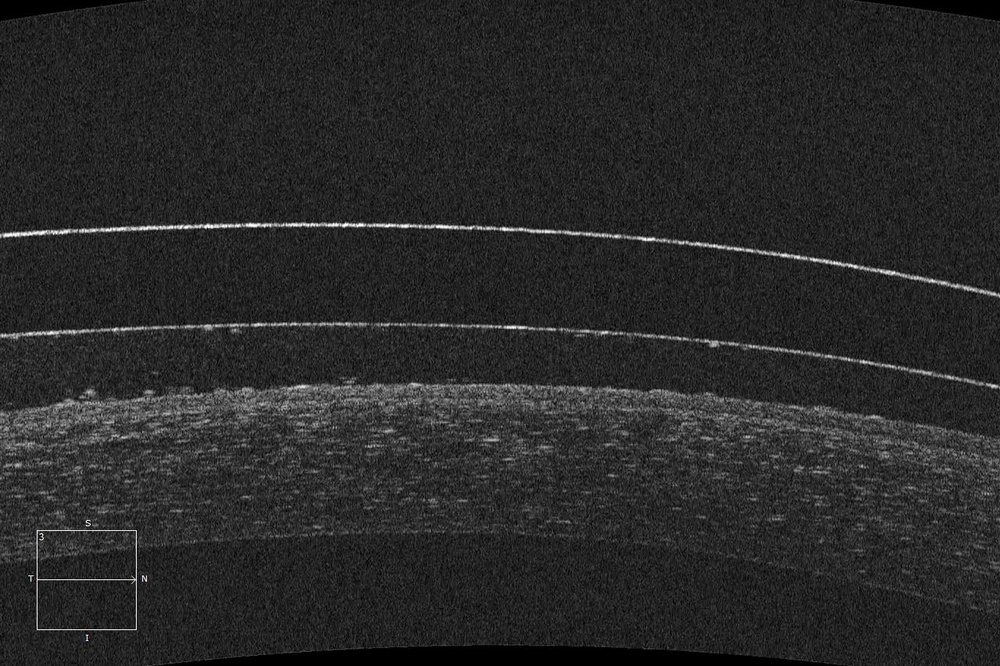
#> input picture ANALISIS_IMAGENES_BIOMEDICAS/P_F_2/Dataset/im1.jpeg, 1000 x 666 px, shrunk from 1280 x 853 before the run; its folder holds only this picture in this run
$ python 'SánchezGarcía_Pedro_código_práctica2.py'
#> lines starting #> are read from the running program, lines starting #| are printed output that depends on the picture
#       Análisis de Imágenes Biomédicas: Práctica 2
#   Máster en Bioinformática para las Ciencias de la Salud
#                       Curso 2021/2022
#                    Pedro Sánchez García

from matplotlib import pyplot as plt
import numpy as np
import cv2
import glob
import os

# Importación de las imágenes del dataset proporcionado:
images = [(os.path.basename(file), cv2.imread(file,cv2.IMREAD_GRAYSCALE)) for file in glob.glob("dataset/*.*")]
print('\t Imagen \t\t Distancia media \t Desviación estándar')

# Implementación de la metodología planteada en las imágenes del dataset proporcionado:
for element in images:
    nombre = element[0]
    i = element[1]
    clahe = cv2.createCLAHE(clipLimit=2.0, tileGridSize=(21,21)) # Ecualización local
    eq = clahe.apply(i)
    gaussian = cv2.GaussianBlur(eq, (21,17), 0) # Suavizado con filtro gaussiano
    canny = cv2.Canny(gaussian,20,90) # Filtro de Canny con umbrales mínimo/máximo de 20/90

    # Se muestra un plot con los resultados alcanzados en cada fase:
    f, axarr = plt.subplots(1,4)
    axarr[0].imshow(i, cmap='gray')
    axarr[0].set_title(nombre)
    axarr[1].imshow(eq, cmap='gray')
    axarr[1].set_title('Ecualización local')
    axarr[2].imshow(gaussian, cmap='gray')
    axarr[2].set_title('Filtro gaussiano')
    axarr[3].imshow(canny, cmap='gray')
    axarr[3].set_title('Canny')

    # Cálculo de las distancias entre la región anterior de la córnea y la región anterior de la lente:
    distancias = []
    for i in range (0,len(canny[0,:])):
        columna_canny = canny[:,i]
        blanco = np.where(columna_canny==255)
        distancia = blanco[0][4]-blanco[0][0]
        distancias.append(distancia)
        distancia_media = round(np.mean(distancias),2)
        std_distancia = round(np.std(distancias),2)
    print('\n \t {0} \t {1} \t\t\t {2}'.format(nombre, distancia_media, std_distancia))
    axarr[3].set_xlabel('Distancia: {0} ± {1}'.format(distancia_media, std_distancia))
    plt.show()
#> this loop made 1 pass
#> nombre on pass 1: 'im1.jpeg'
#|  	 im1.jpeg 	 208.33 			 85.2
#> pass 1, `eq = clahe.apply(i)`:
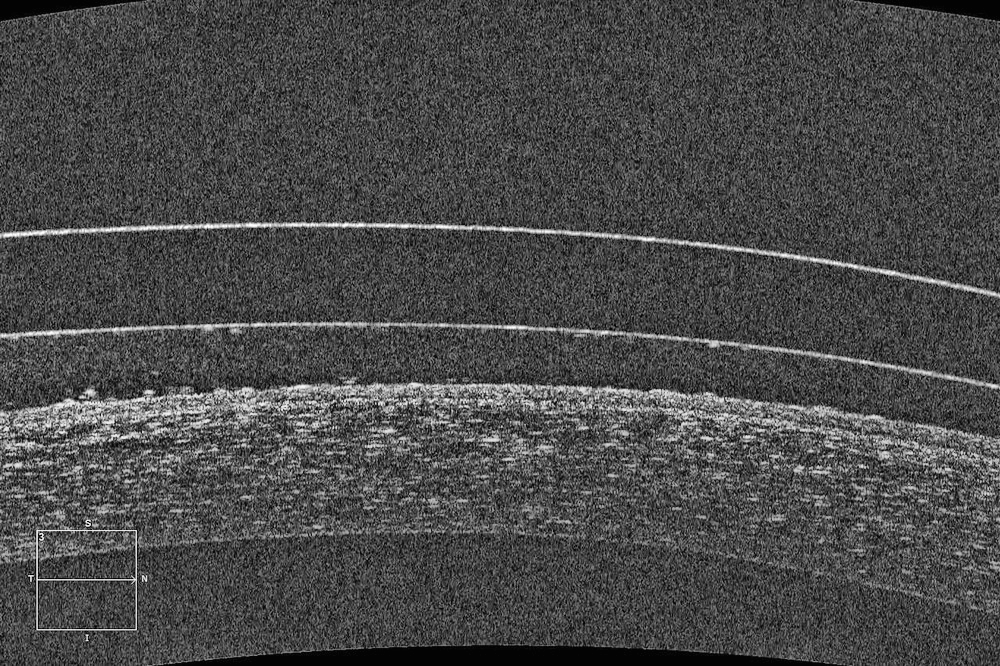
#> eq: shape (666, 1000); min 0, max 255, mean 73.8
#> pass 1, `gaussian = cv2.GaussianBlur(eq, (21,17), 0)`:
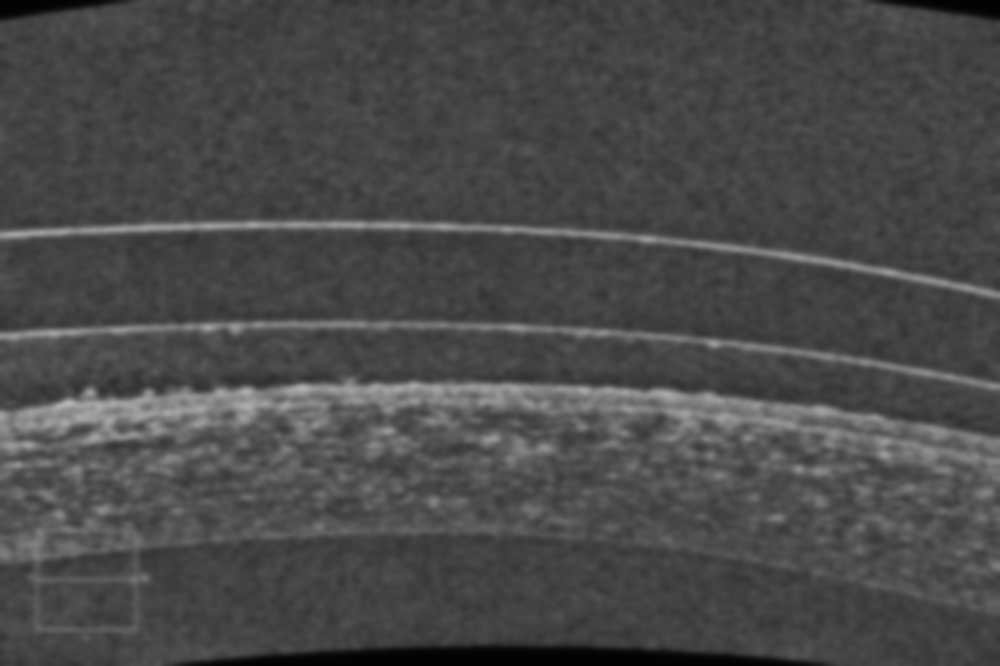
#> gaussian: shape (666, 1000); min 3, max 182, mean 73.8
#> pass 1, `canny = cv2.Canny(gaussian,20,90)`:
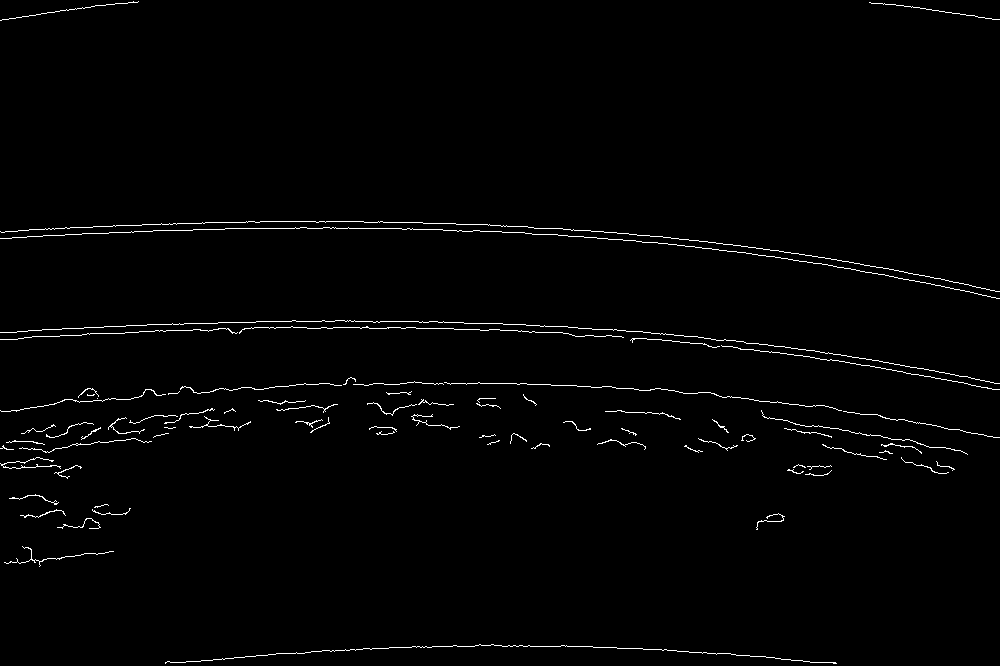
#> canny: shape (666, 1000); 1.3% white in thin lines or dots
#> pass 1, `plt.show()`:
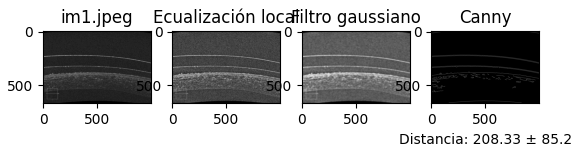
#> figure drawn by matplotlib, 4 panels

$ run again, on ANALISIS_IMAGENES_BIOMEDICAS/P_F_2/Dataset/im2.jpeg
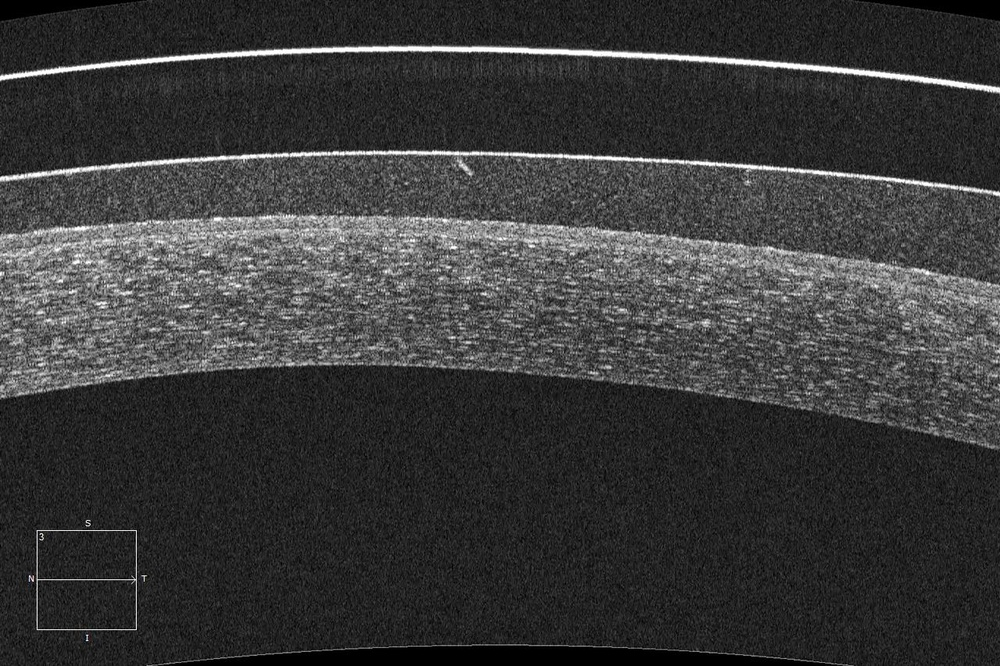
#> input picture ANALISIS_IMAGENES_BIOMEDICAS/P_F_2/Dataset/im2.jpeg, 1000 x 666 px, shrunk from 1280 x 853 before the run
#> the loop `for element in images:` made 1 pass
#> nombre on pass 1: 'im2.jpeg'
#> (printed output is left out)
#> pass 1, `canny = cv2.Canny(gaussian,20,90)`:
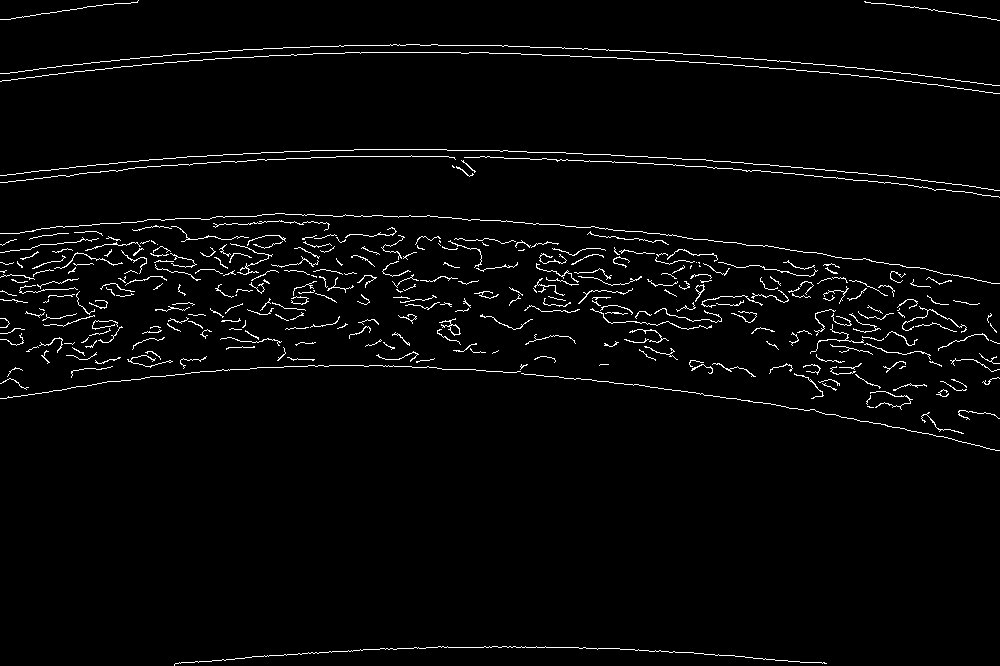
#> canny: shape (666, 1000); 2.7% white in thin lines or dots
#> pass 1, `plt.show()`:
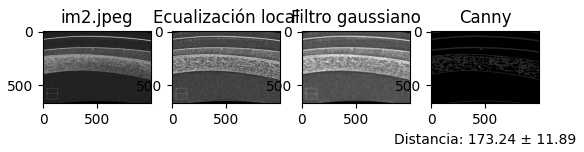
#> figure drawn by matplotlib, 4 panels

$ run again, on ANALISIS_IMAGENES_BIOMEDICAS/P_F_2/Dataset/im3.jpeg
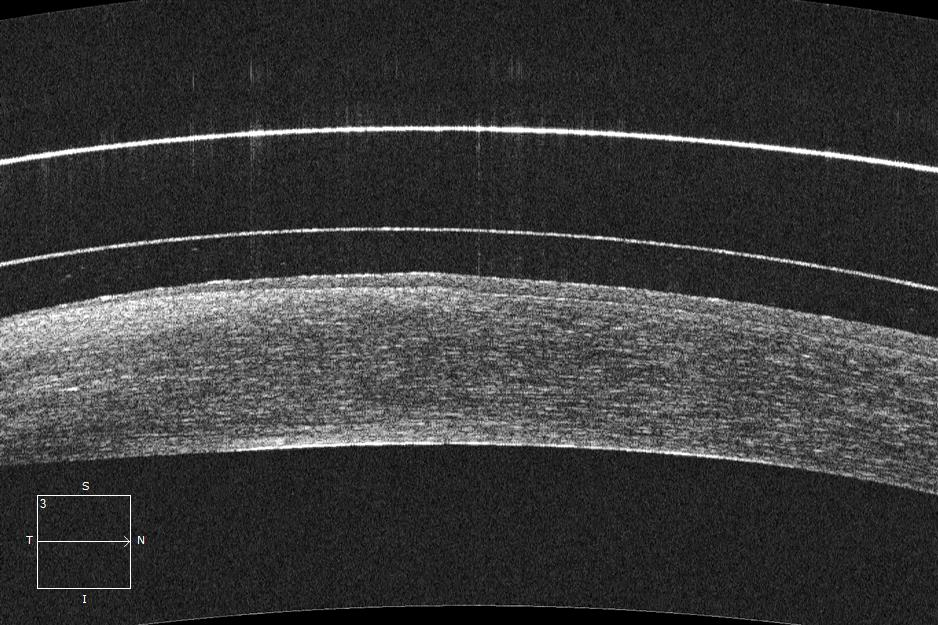
#> input picture ANALISIS_IMAGENES_BIOMEDICAS/P_F_2/Dataset/im3.jpeg, 938 x 625 px
#> the loop `for element in images:` made 1 pass
#> nombre on pass 1: 'im3.jpeg'
#> (printed output is left out)
#> pass 1, `canny = cv2.Canny(gaussian,20,90)`:
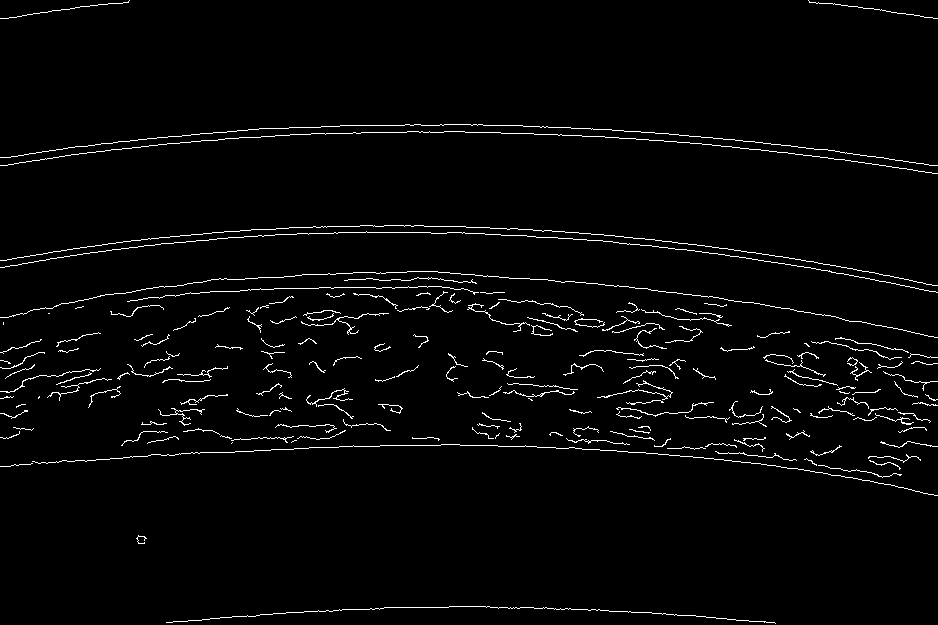
#> canny: shape (625, 938); 2.5% white in thin lines or dots
#> pass 1, `plt.show()`:
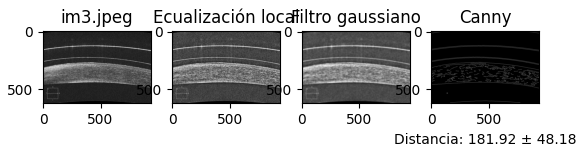
#> figure drawn by matplotlib, 4 panels

$ run again, on ANALISIS_IMAGENES_BIOMEDICAS/P_F_2/Dataset/im4.jpeg
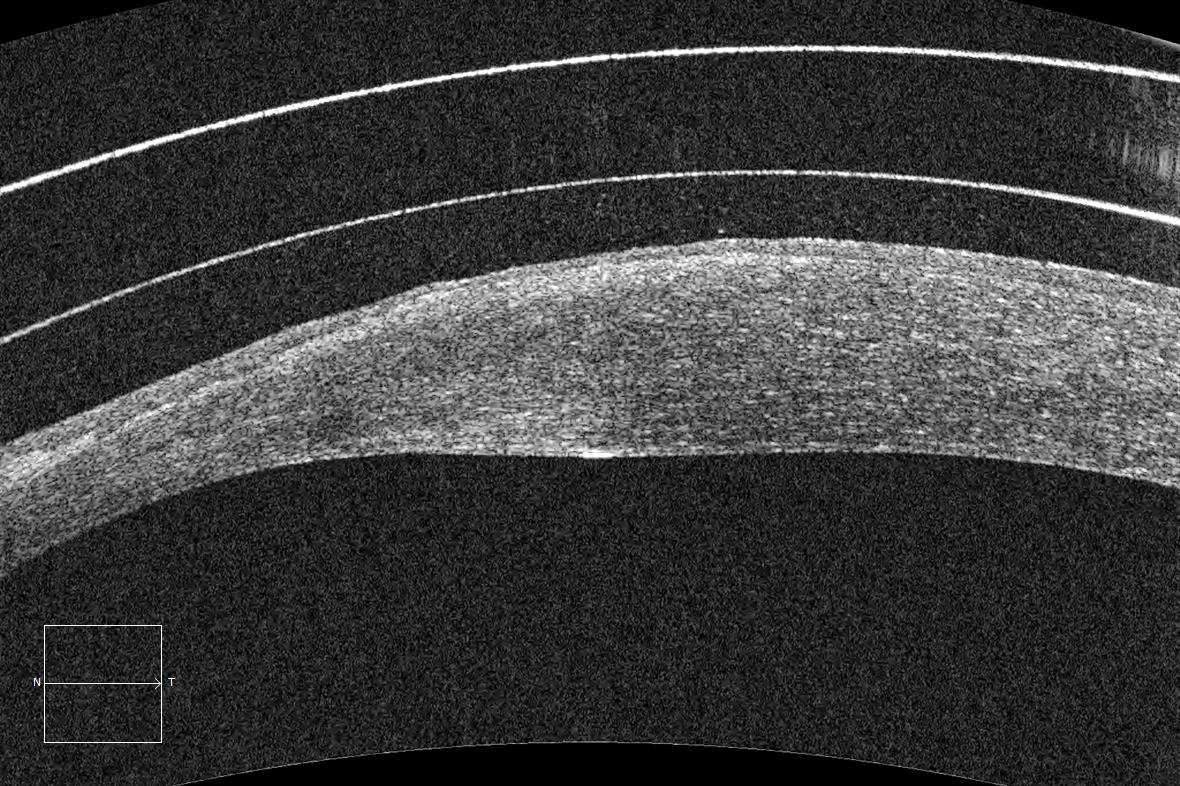
#> input picture ANALISIS_IMAGENES_BIOMEDICAS/P_F_2/Dataset/im4.jpeg, 1180 x 786 px
#> the loop `for element in images:` made 1 pass
#> nombre on pass 1: 'im4.jpeg'
#> (printed output is left out)
#> pass 1, `canny = cv2.Canny(gaussian,20,90)`:
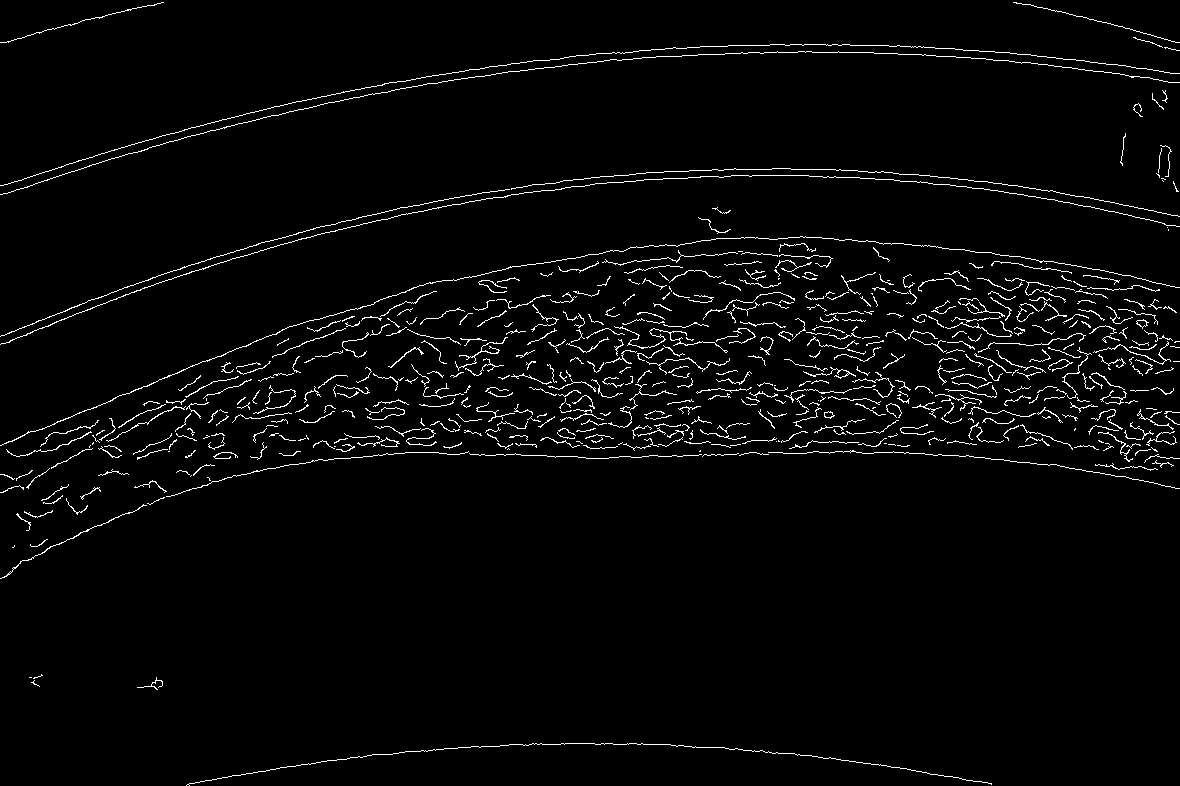
#> canny: shape (786, 1180); 2.8% white in thin lines or dots
#> pass 1, `plt.show()`:
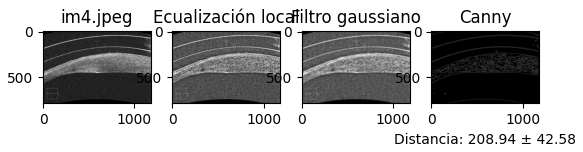
#> figure drawn by matplotlib, 4 panels
